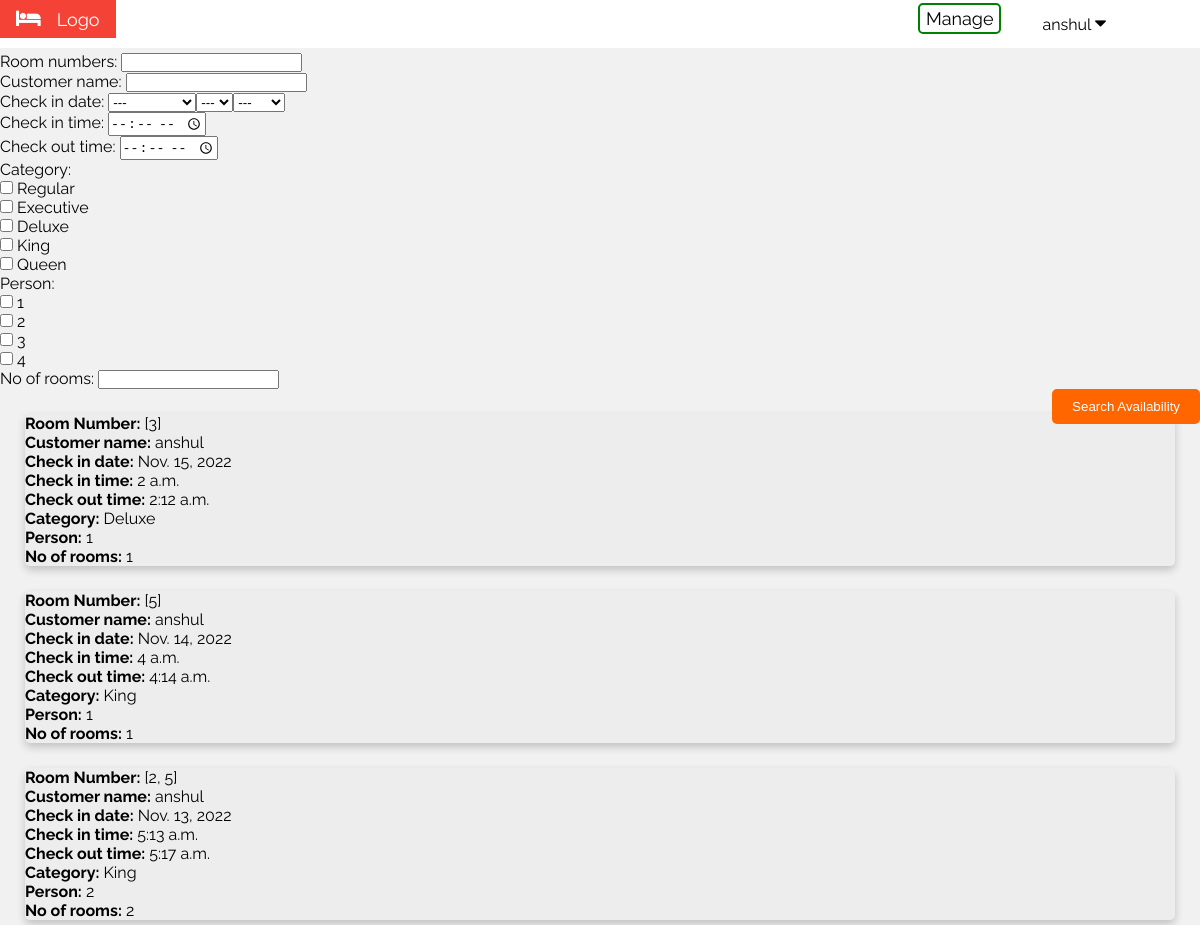
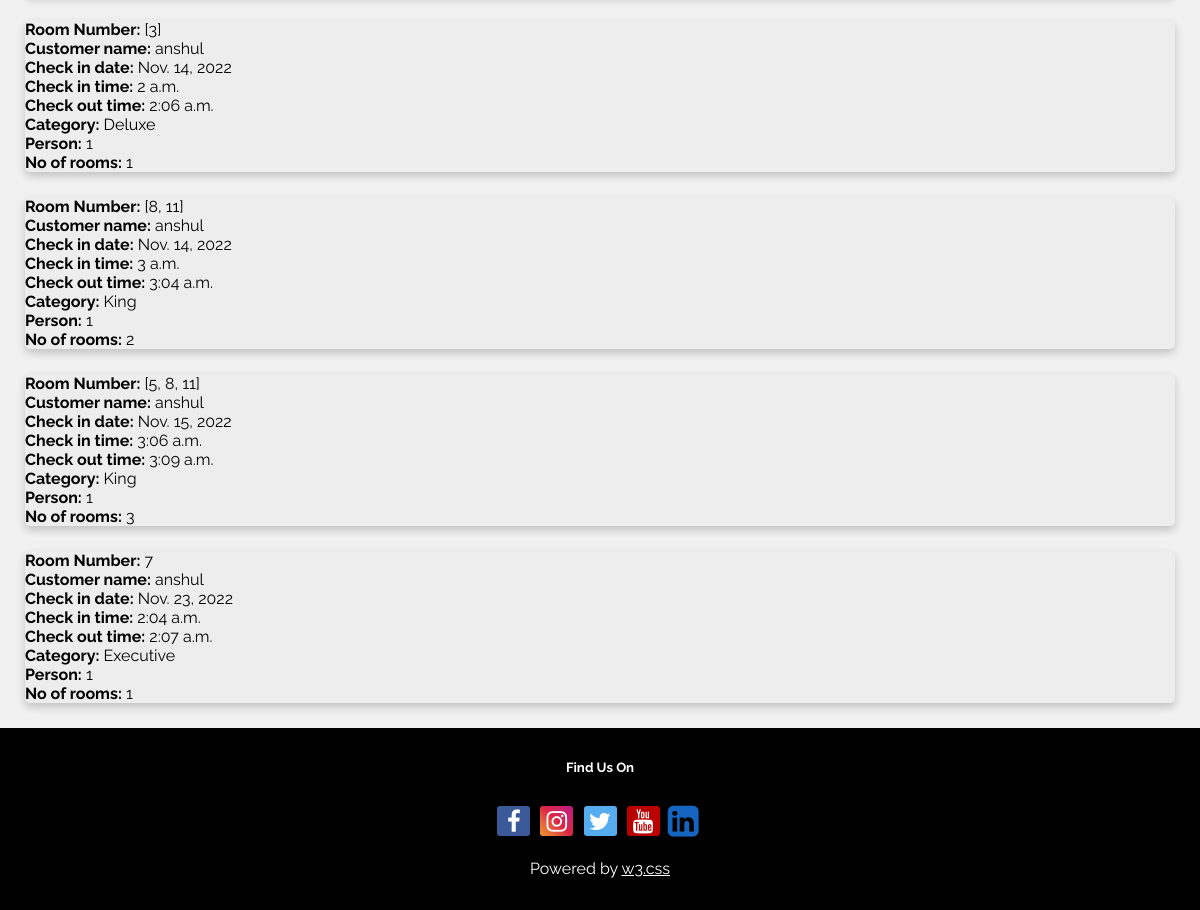
The page /hotel/manage_bookings/ (signed in) on the database as committed earlier (2 pictures, top to bottom).
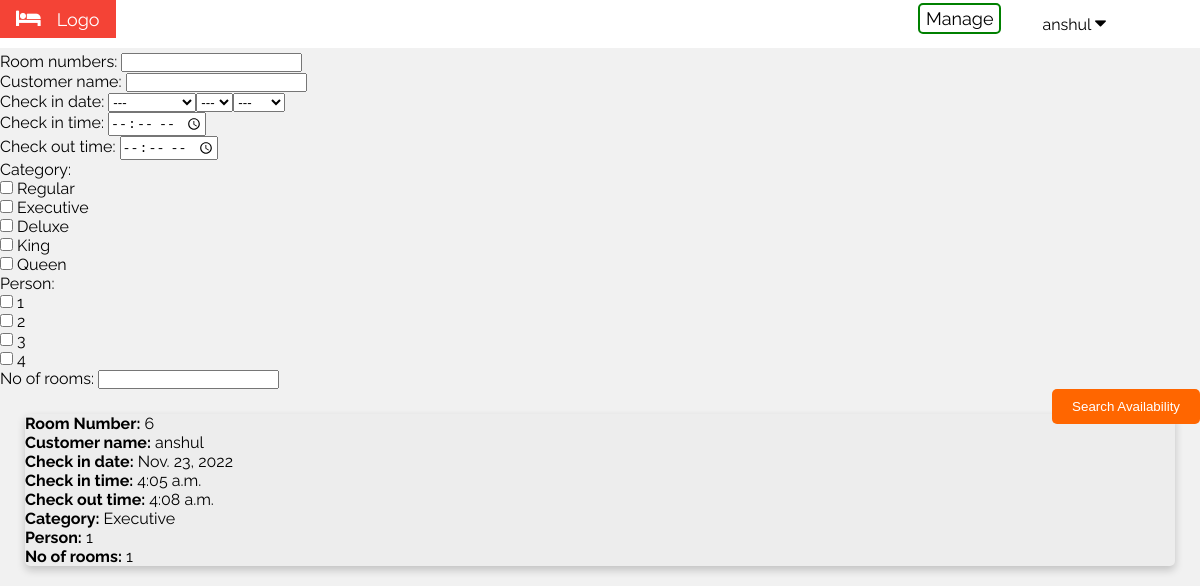
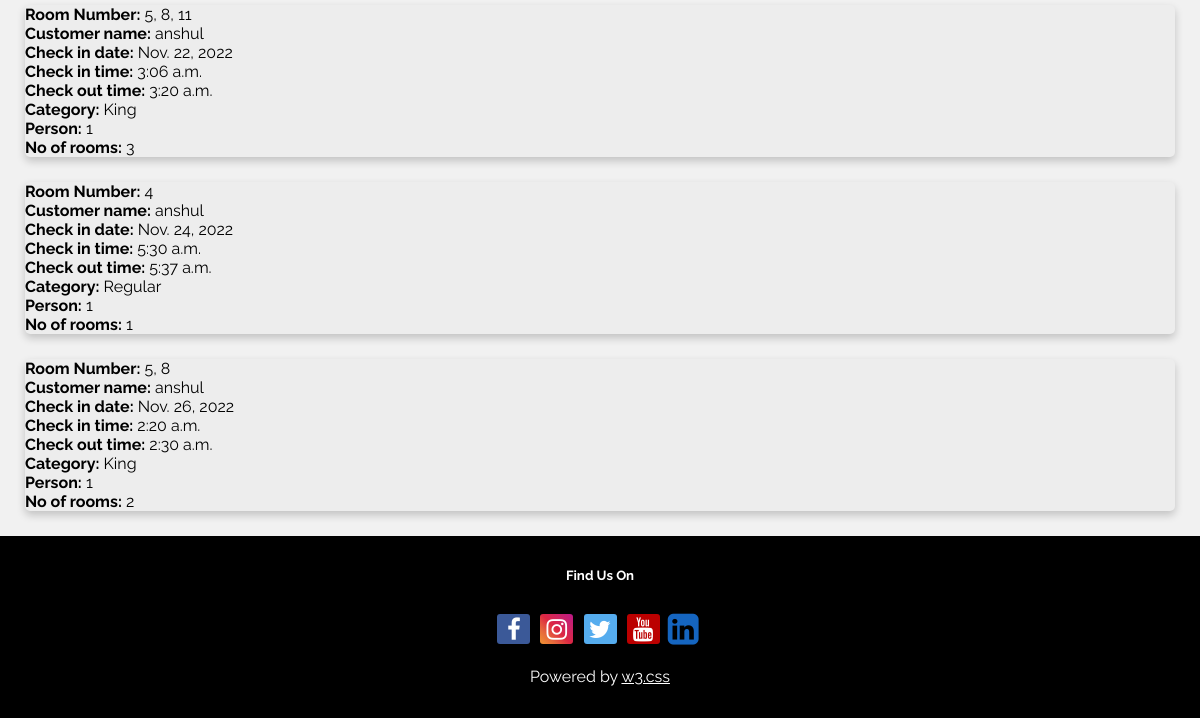
The same page on the database as committed later (2 pictures, top to bottom).
### hotel/models.py (models this page shows, shortened)
class Booking(models.Model):
    customer_name = models.CharField(max_length=30)
    check_in_date = models.DateField()
    check_in_time = models.TimeField()
    check_out_time = models.TimeField()
    '''room_number =  models.PositiveSmallIntegerField(
        validators=[MaxValueValidator(100), MinValueValidator(1)], unique=True
        )'''
    room_numbers = models.CharField(validators=[int_list_validator(' ,')], max_length=4000)
    ROOM_CATEGORIES = (
        ('Regular', 'Regular'),
        ('Executive', 'Executive'),
        ('Deluxe', 'Deluxe'),
        ('King', 'King'),
        ('Queen', 'Queen'),
    )
    category = models.CharField(max_length=9, choices=ROOM_CATEGORIES)
    PERSON = (
        (1, '1'),
        (2, '2'),
        (3, '3'),
        (4, '4'),
    )
    person = models.PositiveSmallIntegerField(choices=PERSON, default=1)
    no_of_rooms = models.PositiveSmallIntegerField(
        validators=[MaxValueValidator(1000), MinValueValidator(1)], default=1
        )

### hotel/views.py (the view, shortened to what this page needs)
# urls.py: path('manage_bookings/', views.manage_bookings, name='manage_bookings'),
@login_required(login_url="/hotel/signin/")
def manage_bookings(request):
    if not request.user.is_superuser:
        return redirect('../book/')
    bookings = Booking.objects.all()
    context = {
            'form': ManageBookingForm(),
            'bookings': bookings,
            'username': request.user.username
            }
    return render(request, 'manage_bookings.html', context)

### hotel/templates/manage_bookings.html (shortened to what this page needs)
{% load static %}
<!DOCTYPE html>
<html lang="en">
  <head>
    <link rel="stylesheet" href="https://cdnjs.cloudflare.com/ajax/libs/font-awesome/4.7.0/css/font-awesome.min.css">
    <link rel="stylesheet" type="text/css" href="{% static 'hotel/css/base.css' %}">
  </head>
	<body id="body-color">
    <div class="w3-bar w3-white w3-large">
			<div class="w3-bar-item w3-red w3-mobile"><i class="fa fa-bed w3-margin-right"></i>Logo</div>
			<div class="dropdown w3-right ert">
				<button class="dropbtn">{{ username }}
					<i class="fa fa-caret-down"></i>
				</button>
			</div>
      <a href="{% url 'hotel:manage' %}" class="w3-right ert"> Manage </a>
  	</div>
    <form method="POST">
      {{ form.as_p }}
      <input type="submit" class= "submit submit-right" value="Search Availability" />
    </form>
		{% if bookings %}
		  {% for booking in bookings %}
      <div class="card card-width container3">
          <b>Room Number:</b> {{ booking.room_numbers }}<br/>
          <b>Customer name:</b> {{ booking.customer_name }}<br/>
          <b>Check in date:</b> {{ booking.check_in_date }}<br/>
          <b>Check in time:</b> {{ booking.check_in_time }}<br/>
          <b>Check out time:</b> {{ booking.check_out_time }}<br/>
          <b>Category:</b> {{ booking.category }}<br/>
          <b>Person:</b> {{ booking.person }}<br/>
          <b>No of rooms:</b> {{ booking.no_of_rooms }}<br/>
      </div>
		  {% endfor %}
	  {% else %}
		  <p> No bookings are available </p>
	{% endif %}
    <footer class="w3-padding-32 w3-black w3-center w3-margin-top">
      <h5>Find Us On</h5>
      <div class="w3-xlarge w3-padding-16">
        <a href="#" class="fa fa-facebook"></a>
        <a href="#" class="fa fa-instagram"></a>
        <a href="#" class="fa fa-twitter"></a>
        <a href="#" class="fa fa-youtube"></a>
        <a href="#" class="fa fa-linkedin-square"></a>
      </div>
      <p>Powered by <a href="https://www.w3schools.com/w3css/default.asp" target="_blank" class="w3-hover-text-green">w3.css</a></p>
    </footer>
	</body>
</html>

### hotel/static/hotel/css/base.css (style rules this page uses)
a.fa { padding: 3px; border-radius: 3px; font-size: 1em; width: 27px; text-align: center; text-decoration: none; margin: 5px 2px; }
.fa-facebook { background: rgb(59, 89, 152); color: rgb(255, 255, 255); }
.fa-instagram { background: #f09433; background: -moz-linear-gradient(45deg, #f09433 0%, #e6683c 25%, #dc2743 50%, #cc2366 75%, #bc1888 100%); background: -webkit-linear-gradient(45deg, #f09433 0%,#e6683c 25%,#dc2743 50%,#cc2366 75%,#bc1888 100%); background: linear-gradient(45deg, #f09433 0%,#e6683c 25%,#dc2743 50%,#cc2366 75%,#bc1888 100%); filter: progid:DXImageTransform.Microsoft.gradient( startColorstr='#f09433', endColorstr='#bc1888',GradientType=1 ); color: white; }
.fa-linkedin-square { position: relative; top: 4px; left: -5px; color: #1565c0; background-color: rgba(0,0,0,.03); font-size: 1.5em!important; }
.fa-twitter { background: #55ACEE; color: white; }
.fa-youtube { background: #bb0000; color: white; }
body,h1,h2,h3,h4,h5,h6 { font-family: "Raleway", Arial, Helvetica, sans-serif; }
.fa { font-size: 1.2em; }
a.ert:link, a.ert:visited { background-color: white; color: black; border: 2px solid green; padding: 3px 6px; text-align: center; text-decoration: none; display: inline-block; margin: 3px; border-radius: 5px; }
#body-color { background-color:#f1f1f1 !important; }
.submit-right { float: right; }
.submit { border: none; color: white; background: #ff6600; cursor: pointer; border-radius: 5px; text-decoration: none; padding: 10px 20px; display: inline-block; }
.card { box-shadow: 0 4px 8px 0 rgba(0,0,0,0.2); transition: 0.3s; margin: 25px; border-radius: 5px; background-color: rgb(237, 237, 237); }
.w3-red { color:#fff!important;background-color:#f44336!important }
.w3-mobile { display:block; text-align:center }
.w3-margin-right { margin-right:16px!important }
.w3-padding-32 { padding-top:32px!important;padding-bottom:32px!important }
.w3-black { color:#fff!important;background-color:#000!important }
.w3-center { text-align:center!important }
.w3-xlarge { font-size:24px!important }
.w3-padding-16 { padding-top:16px!important;padding-bottom:16px!important }
.w3-hover-text-green { color: white; }
.w3-right { float:right!important; margin-right: 25px!important; }
.w3-bar { width:100%;overflow:hidden; display:inline-block; }
.w3-white { color:#000!important;background-color:#fff!important }
.w3-large { font-size:18px!important }
.w3-bar-item { padding:8px 16px;float:left;border:none;outline:0;text-align:left;white-space:normal;text-align:center; }
.w3-margin-top { position: relative; left: 0; width: 100%; color: white; }
.dropdown { overflow: hidden; }
.dropdown .dropbtn { font-size: 16px; border: none; outline: none; color: black; padding: 14px 16px; background-color: inherit; font-family: inherit; margin: 0; margin-right: 53px; }

### hotel/templates/manage_bookings.html (style rules this page uses)
* { padding: 0; margin: 0; }

Rows that differ between the two databases and show on the page:
removed Booking: room_numbers "[3]", customer_name "anshul", check_in_date "Nov. 15, 2022", check_in_time "2 a.m.", check_out_time "2:12 a.m.", category "Deluxe", person "1", no_of_rooms "1"
removed Booking: room_numbers "[5]", customer_name "anshul", check_in_date "Nov. 14, 2022", check_in_time "4 a.m.", check_out_time "4:14 a.m.", category "King", person "1", no_of_rooms "1"
removed Booking: room_numbers "[2, 5]", customer_name "anshul", check_in_date "Nov. 13, 2022", check_in_time "5:13 a.m.", check_out_time "5:17 a.m.", category "King", person "2", no_of_rooms "2"
removed Booking: room_numbers "[3]", customer_name "anshul", check_in_date "Nov. 14, 2022", check_in_time "2 a.m.", check_out_time "2:06 a.m.", category "Deluxe", person "1", no_of_rooms "1"
removed Booking: room_numbers "[8, 11]", customer_name "anshul", check_in_date "Nov. 14, 2022", check_in_time "3 a.m.", check_out_time "3:04 a.m.", category "King", person "1", no_of_rooms "2"
removed Booking: room_numbers "[5, 8, 11]", customer_name "anshul", check_in_date "Nov. 15, 2022", check_in_time "3:06 a.m.", check_out_time "3:09 a.m.", category "King", person "1", no_of_rooms "3"
removed Booking: room_numbers "7", customer_name "anshul", check_in_date "Nov. 23, 2022", check_in_time "2:04 a.m.", check_out_time "2:07 a.m.", category "Executive", person "1", no_of_rooms "1"
added Booking: room_numbers "6", customer_name "anshul", check_in_date "Nov. 23, 2022", check_in_time "4:05 a.m.", check_out_time "4:08 a.m.", category "Executive", person "1", no_of_rooms "1"
added Booking: room_numbers "5, 8, 11", customer_name "anshul", check_in_date "Nov. 22, 2022", check_in_time "3:06 a.m.", check_out_time "3:20 a.m.", category "King", person "1", no_of_rooms "3"
added Booking: room_numbers "4", customer_name "anshul", check_in_date "Nov. 24, 2022", check_in_time "5:30 a.m.", check_out_time "5:37 a.m.", category "Regular", person "1", no_of_rooms "1"
added Booking: room_numbers "5, 8", customer_name "anshul", check_in_date "Nov. 26, 2022", check_in_time "2:20 a.m.", check_out_time "2:30 a.m.", category "King", person "1", no_of_rooms "2"
